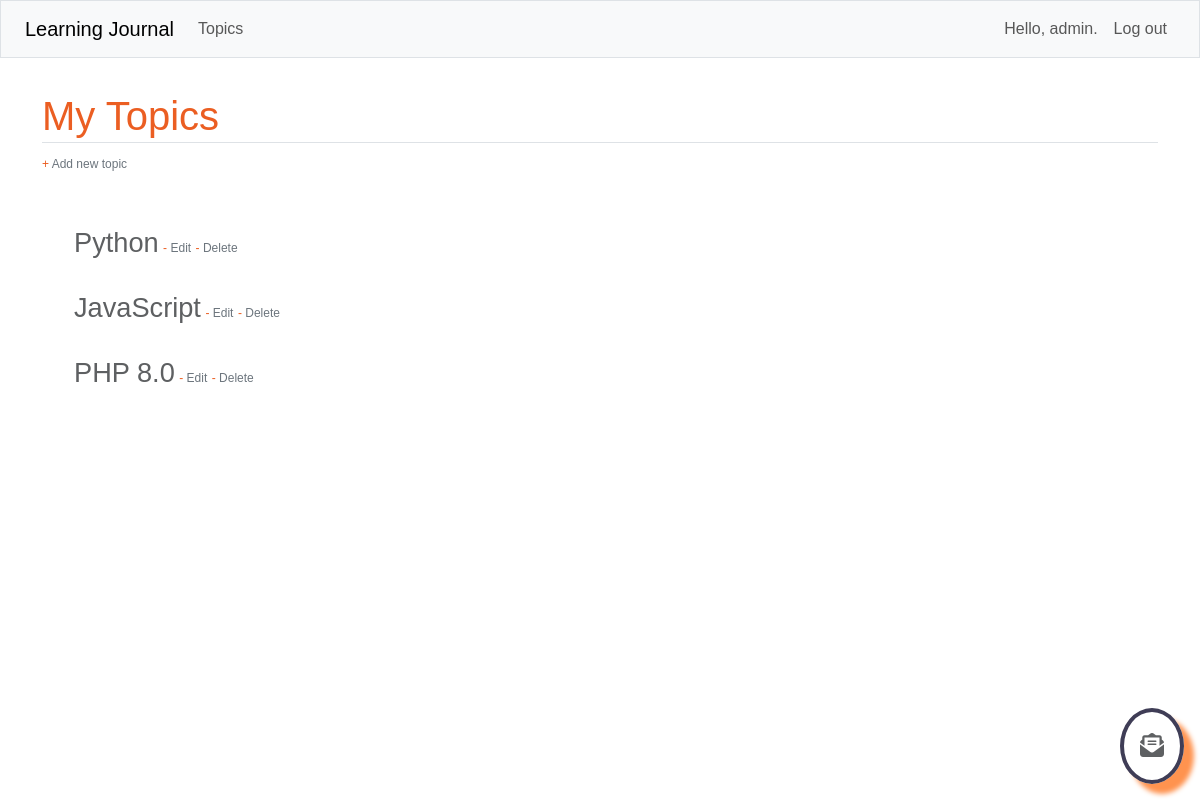
Page /topics/ (signed in) on the earlier database version.
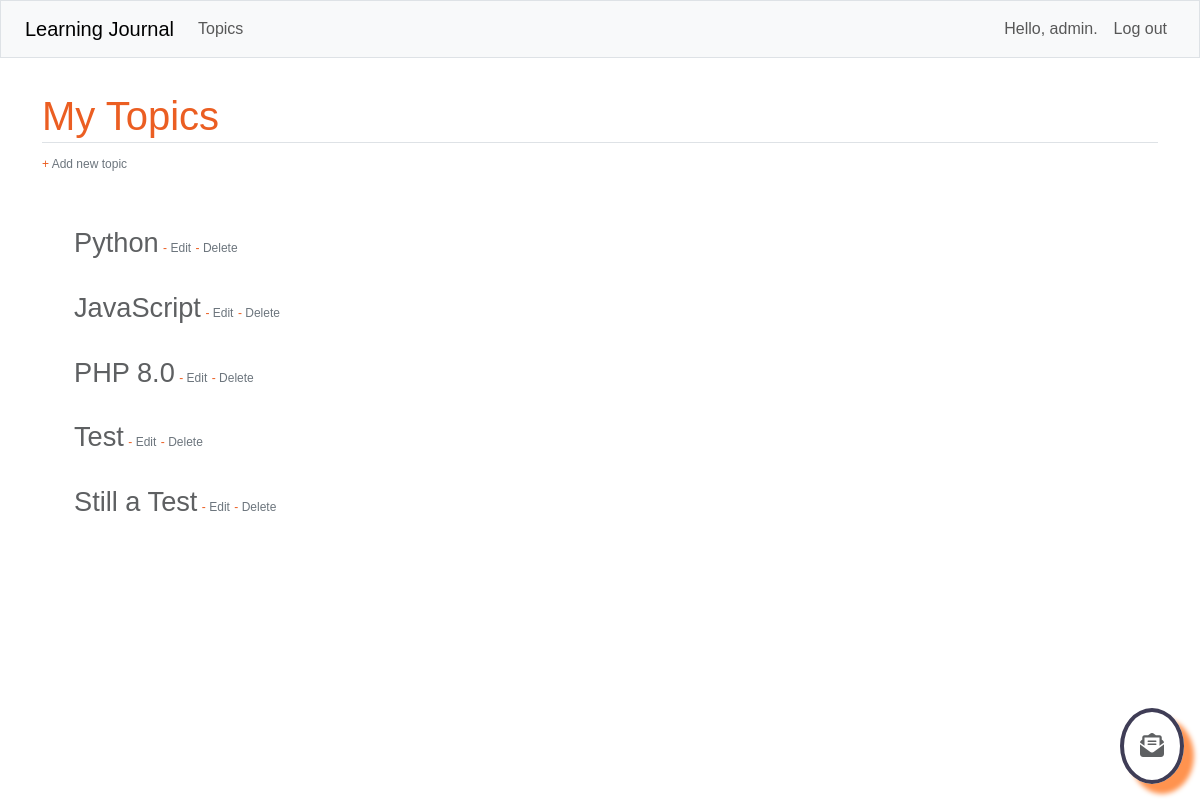
Same page on the later database version.
### learning_journals/models.py (models this page shows)
class Topic(models.Model):
    text = models.CharField(max_length=200)
    date_added = models.DateTimeField(auto_now_add=True)
    owner = models.ForeignKey(User, on_delete=models.CASCADE)
    def __str__(self):
        return self.text

### learning_journals/views.py (the view)
# urls.py: path('topics/', views.topics, name='topics'),
@login_required
def topics(request):
    topics = Topic.objects.filter(owner=request.user).order_by('date_added')
    context = {'topics': topics}
    return render(request, 'learning_journals/topics.html', context)

### learning_journals/templates/learning_journals/topics.html
{% extends "learning_journals/base.html" %}
{% load bootstrap5 %}
{% block page_header %}
<h1 class="mt-5 orange-deep myline">My Topics</h1>
{% endblock page_header %}
{% block content %}
<p cladd="mb-5">
  <a href="{% url 'learning_journals:new_topic' %}" class="edittopic"><span class="orange-deep">+ </span>Add new
    topic</a>
</p>
<ul class="mt-5 mb-5">
  {% for topic in topics %}
  <li class="mt-4">
    <a href="{% url 'learning_journals:topic' topic.id %}" class="topics">{{ topic }}</a>
    <a href="{% url 'learning_journals:edit_topic' topic.id %}" class="edittopic">
      <span class="orange-deep">-</span> Edit</a>
    <a href="{% url 'learning_journals:delete_topic' topic.id %}" class="edittopic">
      <span class="orange-deep">-</span> Delete</a>
  </li>
  {% empty %}
  <li>
    <h3>No topics have been added yet.</h3>
  </li>
  {% endfor %}
</ul>
<a class="darkgrey" href="{% url 'learning_journals:contact_us' %}">
  <div class="contactus-div darkgrey">
    <i class="fas fa-envelope-open-text"></i>
  </div>
</a>
{% endblock content %}

Differences in the rows shown:
added Topic: text "Test"
added Topic: text "Still a Test"
